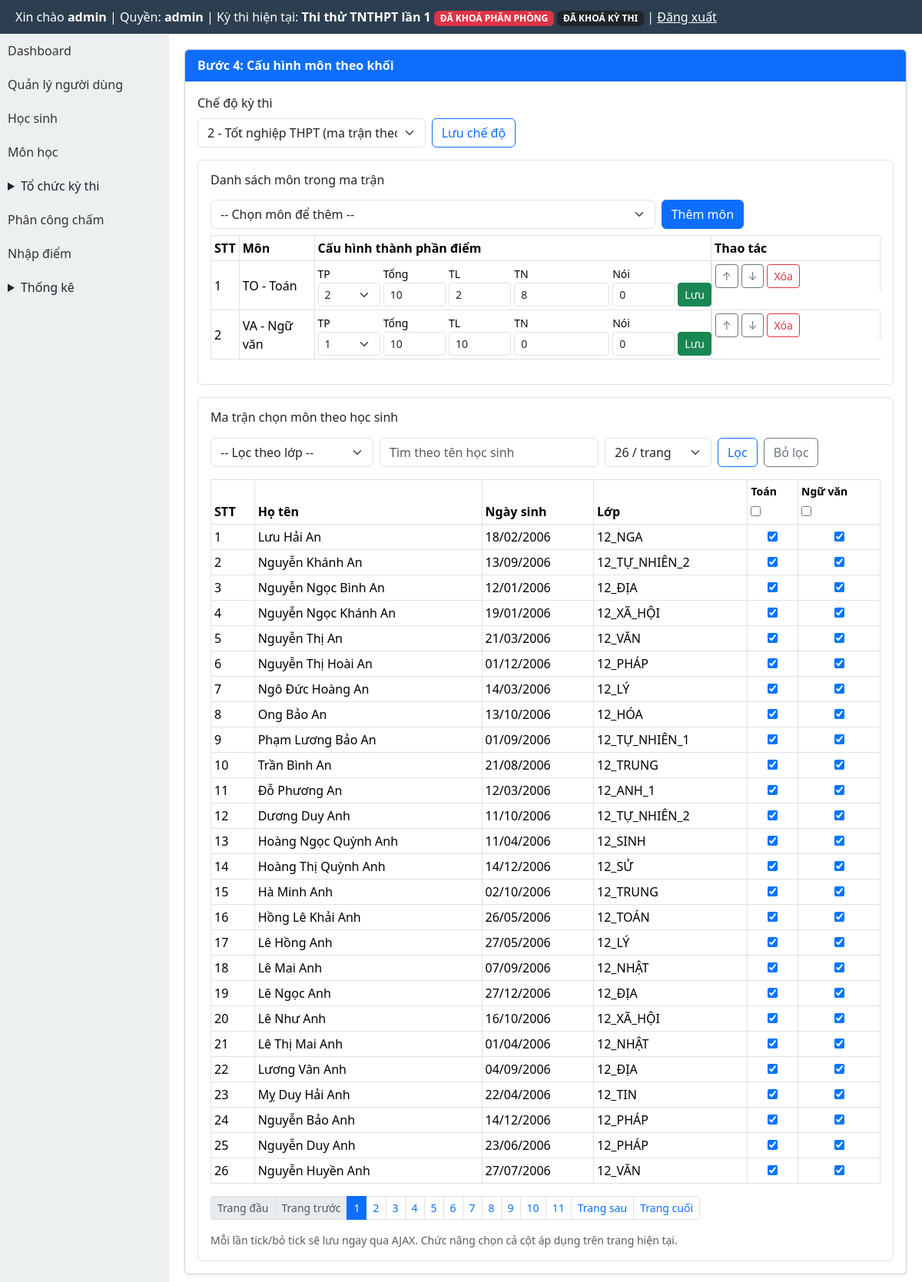
The page /modules/exams/configure_subjects.php (signed in) on the database its author committed.
### tables this page shows
CREATE TABLE exams (
  id INTEGER PRIMARY KEY AUTOINCREMENT,
  ten_ky_thi TEXT,
  nam INTEGER,
  ngay_thi TEXT
, distribution_locked INTEGER DEFAULT 0, rooms_locked INTEGER DEFAULT 0, exam_locked INTEGER DEFAULT 0, deleted_at TEXT, is_default INTEGER DEFAULT 0, exam_mode INTEGER DEFAULT 1);

CREATE TABLE students (
  id INTEGER PRIMARY KEY AUTOINCREMENT,
  sbd TEXT UNIQUE,
  hoten TEXT,
  ngaysinh TEXT,
  lop TEXT,
  truong TEXT
);

### modules/exams/configure_subjects.php (the view, shortened to what the rows shown need)
<?php
require_once BASE_PATH . '/modules/exams/_common.php';
$examId = exams_resolve_current_exam_from_request();
$pdo->exec('CREATE TABLE IF NOT EXISTS exam_subjects (
    id INTEGER PRIMARY KEY AUTOINCREMENT,
    exam_id INTEGER NOT NULL,
    subject_id INTEGER NOT NULL,
    sort_order INTEGER NOT NULL,
    UNIQUE(exam_id, subject_id)
)');
$pdo->exec('CREATE UNIQUE INDEX IF NOT EXISTS idx_exam_subjects_order ON exam_subjects(exam_id, sort_order)');
$pdo->exec('CREATE TABLE IF NOT EXISTS exam_student_subjects (
    id INTEGER PRIMARY KEY AUTOINCREMENT,
    exam_id INTEGER NOT NULL,
    student_id INTEGER NOT NULL,
    subject_id INTEGER NOT NULL,
    UNIQUE(exam_id, student_id, subject_id)
)');
$pdo->exec('CREATE INDEX IF NOT EXISTS idx_exam_student_subjects_exam_student ON exam_student_subjects(exam_id, student_id)');
$csrf = exams_get_csrf_token();
$subjects = $pdo->query('SELECT id, ma_mon, ten_mon FROM subjects ORDER BY ten_mon')->fetchAll(PDO::FETCH_ASSOC);
$examRowStmt = $pdo->prepare('SELECT id, ten_ky_thi, exam_mode FROM exams WHERE id = :id LIMIT 1');
$examRowStmt->execute([':id' => $examId]);
$examRow = $examRowStmt->fetch(PDO::FETCH_ASSOC) ?: ['id' => $examId, 'ten_ky_thi' => '', 'exam_mode' => 1];
$examMode = in_array((int)($examRow['exam_mode'] ?? 1), [1, 2], true) ? (int)$examRow['exam_mode'] : 1;
$gradeStmt = $pdo->prepare('SELECT DISTINCT khoi FROM exam_students WHERE exam_id = :exam_id AND subject_id IS NULL AND khoi IS NOT NULL AND khoi <> "" ORDER BY khoi');
$gradeStmt->execute([':exam_id' => $examId]);
$grades = array_map(static fn($r): string => (string) $r['khoi'], $gradeStmt->fetchAll(PDO::FETCH_ASSOC));
$cfgStmt = $pdo->prepare('SELECT c.id, c.khoi, c.subject_id, c.scope_mode, c.component_count, c.tong_diem, c.diem_tu_luan, c.diem_trac_nghiem, c.diem_noi, s.ma_mon, s.ten_mon
    FROM exam_subject_config c
    INNER JOIN subjects s ON s.id = c.subject_id
    WHERE c.exam_id = :exam_id
    ORDER BY c.khoi, s.ten_mon');
$cfgStmt->execute([':exam_id' => $examId]);
$configRows = $cfgStmt->fetchAll(PDO::FETCH_ASSOC);
$matrixSubjectStmt = $pdo->prepare('SELECT es.subject_id, es.sort_order, s.ma_mon, s.ten_mon
    FROM exam_subjects es
    INNER JOIN subjects s ON s.id = es.subject_id
    WHERE es.exam_id = :exam_id
    ORDER BY es.sort_order ASC, es.id ASC');
$matrixSubjectStmt->execute([':exam_id' => $examId]);
$matrixSubjects = $matrixSubjectStmt->fetchAll(PDO::FETCH_ASSOC);
$perPage = (int) ($_GET['per_page'] ?? 26);
$page = max(1, (int) ($_GET['page'] ?? 1));
$baseStudentSql = ' FROM exam_students es
    INNER JOIN students st ON st.id = es.student_id
    WHERE es.exam_id = :exam_id AND es.subject_id IS NULL';
$params = [':exam_id' => $examId];
$allStudentSql = 'SELECT st.id, st.hoten, st.ngaysinh, st.lop' . $baseStudentSql;
$allStudentStmt = $pdo->prepare($allStudentSql);
foreach ($params as $k => $v) {
    $allStudentStmt->bindValue($k, $v, is_int($v) ? PDO::PARAM_INT : PDO::PARAM_STR);
}
$allStudentStmt->execute();
$allStudentsInExam = $allStudentStmt->fetchAll(PDO::FETCH_ASSOC);
$extractSortTokens = static function (string $fullName): array {
    $normalized = trim(mb_strtolower($fullName));
    if ($normalized === '') {
        return ['', ''];
    }
    $parts = preg_split('/\s+/u', $normalized) ?: [];
    $firstFromRight = (string) ($parts[count($parts) - 1] ?? '');
    return [$firstFromRight, $normalized];
};
usort($allStudentsInExam, static function (array $a, array $b) use ($extractSortTokens): int {
    [$firstA, $fullA] = $extractSortTokens((string) ($a['hoten'] ?? ''));
    [$firstB, $fullB] = $extractSortTokens((string) ($b['hoten'] ?? ''));
    if ($firstA !== $firstB) {
        return $firstA <=> $firstB;
    }
    if ($fullA !== $fullB) {
        return $fullA <=> $fullB;
    }
    return (int) ($a['id'] ?? 0) <=> (int) ($b['id'] ?? 0);
});
$offset = ($page - 1) * $perPage;
$studentsInExam = array_slice($allStudentsInExam, $offset, $perPage);
$selectedStmt = $pdo->prepare('SELECT student_id, subject_id FROM exam_student_subjects WHERE exam_id = :exam_id');
$selectedStmt->execute([':exam_id' => $examId]);
$selectedRows = $selectedStmt->fetchAll(PDO::FETCH_ASSOC);
$selectedMap = [];
foreach ($selectedRows as $row) {
    $selectedMap[(int)$row['student_id']][(int)$row['subject_id']] = true;
}
require_once BASE_PATH . '/layout/header.php';
?>
<link href="https://cdn.jsdelivr.net/npm/bootstrap@5.3.3/dist/css/bootstrap.min.css" rel="stylesheet">
<div style="display:flex;min-height:calc(100vh - 44px);">
    <div style="flex:1;padding:20px;min-width:0;">
        <div class="card shadow-sm">
            <div class="card-body">
                <form method="post" class="row g-2 mb-3">
                    <div class="col-md-4">
                        <label class="form-label">Chế độ kỳ thi</label>
                        <select class="form-select" name="exam_mode">
                            <option value="2" <?= $examMode === 2 ? 'selected' : '' ?>>2 - Tốt nghiệp THPT (ma trận theo học sinh)</option>
                        </select>
                    </div>
                </form>
                <?php if ($examMode === 1): ?>
                    <form method="post" class="border rounded p-3 mb-3" id="cfgForm">
                        <input type="hidden" name="csrf_token" value="<?= htmlspecialchars($csrf, ENT_QUOTES, 'UTF-8') ?>">
                        <input type="hidden" name="action" value="add">
                        <input type="hidden" name="selected_classes_json" id="selectedClassesJson" value="[]">
                        <div class="row g-2">
                            <div class="col-md-2"><label class="form-label">Khối *</label><select class="form-select" name="khoi" id="khoiSelect" required><option value="">-- Chọn --</option><?php foreach ($grades as $grade): ?><option value="<?= htmlspecialchars($grade, ENT_QUOTES, 'UTF-8') ?>"><?= htmlspecialchars($grade, ENT_QUOTES, 'UTF-8') ?></option><?php endforeach; ?></select></div>
                            <div class="col-md-4"><label class="form-label">Môn học *</label><select class="form-select" name="subject_id" required><option value="">-- Chọn môn --</option><?php foreach ($subjects as $s): ?><option value="<?= (int)$s['id'] ?>"><?= htmlspecialchars((string)$s['ma_mon'].' - '.(string)$s['ten_mon'], ENT_QUOTES, 'UTF-8') ?></option><?php endforeach; ?></select></div>
                            <div class="col-md-3"><label class="form-label">Phạm vi</label><select class="form-select" name="scope_mode" id="scopeMode" required><option value="entire_grade">Toàn khối</option><option value="specific_classes">Theo lớp</option></select></div>
                            <div class="col-md-3"><label class="form-label">Số thành phần điểm</label><select class="form-select" name="component_count" id="componentCount"><option value="1">1</option><option value="2">2</option><option value="3">3</option></select></div>
                            <div class="col-md-3"><label class="form-label">Tổng điểm</label><input class="form-control" type="number" step="0.01" min="0" max="10" name="tong_diem" required></div>
                            <div class="col-md-3" id="fieldTuLuan"><label class="form-label">Điểm tự luận</label><input class="form-control" type="number" step="0.01" min="0" max="10" name="diem_tu_luan" id="diemTuLuan" required></div>
                            <div class="col-md-3" id="fieldTracNghiem"><label class="form-label">Điểm trắc nghiệm</label><input class="form-control" type="number" step="0.01" min="0" max="10" name="diem_trac_nghiem" id="diemTracNghiem"></div>
                            <div class="col-md-3" id="fieldNoi"><label class="form-label">Điểm nói</label><input class="form-control" type="number" step="0.01" min="0" max="10" name="diem_noi" id="diemNoi"></div>
                        </div>
                        <div id="classScopePanel" class="border rounded p-2 mt-3" style="display:none;">
                            <div class="row g-2">
                                <div class="col-md-5"><label class="form-label">Danh sách lớp trong khối</label><select multiple class="form-select" id="availableClasses" size="8"></select></div>
                                <div class="col-md-2 d-flex flex-column justify-content-center gap-2"><button type="button" class="btn btn-outline-primary" id="moveOneRight">&gt;</button><button type="button" class="btn btn-outline-primary" id="moveAllRight">&gt;&gt;</button><button type="button" class="btn btn-outline-secondary" id="moveOneLeft">&lt;</button><button type="button" class="btn btn-outline-secondary" id="moveAllLeft">&lt;&lt;</button></div>
                                <div class="col-md-5"><label class="form-label">Danh sách lớp đã chọn</label><select multiple class="form-select" id="selectedClasses" size="8"></select></div>
                            </div>
                        </div>
                        <button class="btn btn-success mt-3" type="submit">Lưu cấu hình</button>
                    </form>
                    <div class="table-responsive"><table class="table table-bordered table-sm"><thead><tr><th>Khối</th><th>Môn</th><th>Scope</th><th>Số TP</th><th>Tổng</th><th>Tự luận</th><th>Trắc nghiệm</th><th>Nói</th><th>Lớp áp dụng</th><th></th></tr></thead><tbody><?php if (empty($configRows)): ?><tr><td colspan="10" class="text-center">Chưa có cấu hình.</td></tr><?php else: foreach ($configRows as $row): ?><tr><td><?= htmlspecialchars((string)$row['khoi'], ENT_QUOTES, 'UTF-8') ?></td><td><?= htmlspecialchars((string)$row['ma_mon'].' - '.(string)$row['ten_mon'], ENT_QUOTES, 'UTF-8') ?></td><td><?= htmlspecialchars((string)$row['scope_mode'], ENT_QUOTES, 'UTF-8') ?></td><td><?= (int)$row['component_count'] ?></td><td><?= htmlspecialchars((string)$row['tong_diem'], ENT_QUOTES, 'UTF-8') ?></td><td><?= htmlspecialchars((string)$row['diem_tu_luan'], ENT_QUOTES, 'UTF-8') ?></td><td><?= htmlspecialchars((string)$row['diem_trac_nghiem'], ENT_QUOTES, 'UTF-8') ?></td><td><?= htmlspecialchars((string)$row['diem_noi'], ENT_QUOTES, 'UTF-8') ?></td><td><?= htmlspecialchars((string)($row['class_list'] ?? ''), ENT_QUOTES, 'UTF-8') ?></td><td><form method="post" onsubmit="return confirm('Xóa cấu hình này?')"><input type="hidden" name="csrf_token" value="<?= htmlspecialchars($csrf, ENT_QUOTES, 'UTF-8') ?>"><input type="hidden" name="action" value="delete"><input type="hidden" name="config_id" value="<?= (int)$row['id'] ?>"><button class="btn btn-sm btn-danger">Xóa</button></form></td></tr><?php endforeach; endif; ?></tbody></table></div>
                <?php else: ?>
                    <div class="border rounded p-3 mb-3">
                        <div class="table-responsive">
                            <table class="table table-sm table-bordered align-middle">
                                <thead>
                                    <tr><th>STT</th><th>Môn</th><th>Cấu hình thành phần điểm</th><th width="220">Thao tác</th></tr>
                                </thead>
                            </table>
                        </div>
                    </div>
                    <div class="border rounded p-3">
                        <div class="table-responsive">
                            <table class="table table-bordered table-sm matrix">
                                <thead>
                                <tr>
                                    <th>STT</th>
                                    <th>Họ tên</th>
                                    <th>Ngày sinh</th>
                                    <th>Lớp</th>
                                    <?php foreach ($matrixSubjects as $sub): ?>
                                        <th>
                                            <div class="small mb-1"><?= htmlspecialchars((string) $sub['ten_mon'], ENT_QUOTES, 'UTF-8') ?></div>
                                            <input type="checkbox" class="matrix-col-toggle" data-subject="<?= (int) $sub['subject_id'] ?>" title="Chọn/Bỏ chọn cả cột trong trang hiện tại">
                                        </th>
                                    <?php endforeach; ?>
                                </tr>
                                </thead>
                                <tbody>
                                <?php if (empty($studentsInExam)): ?>
                                    <tr><td colspan="<?= max(4, count($matrixSubjects) + 4) ?>" class="text-center">Không có học sinh.</td></tr>
                                <?php else: foreach ($studentsInExam as $idx => $stu): ?>
                                    <tr>
                                        <td><?= $offset + $idx + 1 ?></td>
                                        <td><?= htmlspecialchars((string) $stu['hoten'], ENT_QUOTES, 'UTF-8') ?></td>
                                        <td><?php $dob = (string) ($stu['ngaysinh'] ?? ''); $tsDob = strtotime($dob); echo htmlspecialchars($tsDob ? date('d/m/Y', $tsDob) : $dob, ENT_QUOTES, 'UTF-8'); ?></td>
                                        <td><?= htmlspecialchars((string) $stu['lop'], ENT_QUOTES, 'UTF-8') ?></td>
                                        <?php foreach ($matrixSubjects as $sub): $sid = (int) $stu['id']; $subId = (int) $sub['subject_id']; $isChecked = !empty($selectedMap[$sid][$subId]); ?>
                                            <td class="text-center"><input type="checkbox" class="matrix-checkbox" data-student="<?= $sid ?>" data-subject="<?= $subId ?>" <?= $isChecked ? 'checked' : '' ?>></td>
                                        <?php endforeach; ?>
                                    </tr>
                                <?php endforeach; endif; ?>
                                </tbody>
                            </table>
                        </div>
                    </div>
                <?php endif; ?>
            </div>
        </div>
    </div>
</div>
<?php require_once BASE_PATH . '/layout/footer.php'; ?>

### templates/header.php (shortened to what the rows shown need)
<?php
require_once BASE_PATH . '/core/auth.php';
$currentExamInfo = null;
$role = function_exists('current_user_role') ? current_user_role() : strtolower(trim((string) ($_SESSION['role'] ?? $_SESSION['user']['role'] ?? '')));
if (in_array($role, ['admin', 'organizer'], true)) {
    require_once BASE_PATH . '/core/db.php';
    require_once BASE_PATH . '/modules/exams/exam_context_helper.php';
    $currentExamInfo = getCurrentExamInfo();
}
$role = $role ?? (function_exists('current_user_role') ? current_user_role() : '');
$currentExamInfo = $currentExamInfo ?? null;
?>
<!DOCTYPE html>
<html lang="vi">
<head>
</head>
<body>
<div class="header">
    Xin chào <b><?= $_SESSION['user']['username'] ?></b>
    | Quyền: <b><?= htmlspecialchars((string) $role, ENT_QUOTES, 'UTF-8') ?></b>
    <?php if ($currentExamInfo !== null): ?>
        | Kỳ thi hiện tại: <b><?= htmlspecialchars((string) $currentExamInfo['ten_ky_thi'], ENT_QUOTES, 'UTF-8') ?></b>
        <?php if (($currentExamInfo['distribution_locked'] ?? 0) === 1 || ($currentExamInfo['rooms_locked'] ?? 0) === 1): ?>
            <span class="badge bg-danger">ĐÃ KHOÁ PHÂN PHÒNG</span>
        <?php endif; ?>
        <?php if (($currentExamInfo['exam_locked'] ?? 0) === 1): ?>
            <span class="badge bg-dark">ĐÃ KHOÁ KỲ THI</span>
        <?php endif; ?>
    <?php endif; ?>
    | <a href="<?= BASE_URL ?>/logout.php" style="color:#fff">Đăng xuất</a>
</div>

### rows shown on the page
exams: ten_ky_thi "Thi thử TNTHPT lần 1", exam_mode "2 - Tốt nghiệp THPT (ma trận theo học sinh)"
students: idx "1", hoten "Lưu Hải An", ngaysinh "18/02/2006", lop "12_NGA", id "☑"
students: idx "2", hoten "Nguyễn Khánh An", ngaysinh "13/09/2006", lop "12_TỰ_NHIÊN_2", id "☑"
students: idx "3", hoten "Nguyễn Ngọc Bình An", ngaysinh "12/01/2006", lop "12_ĐỊA", id "☑"
students: idx "4", hoten "Nguyễn Ngọc Khánh An", ngaysinh "19/01/2006", lop "12_XÃ_HỘI", id "☑"
students: idx "5", hoten "Nguyễn Thị An", ngaysinh "21/03/2006", lop "12_VĂN", id "☑"
students: idx "6", hoten "Nguyễn Thị Hoài An", ngaysinh "01/12/2006", lop "12_PHÁP", id "☑"
students: idx "7", hoten "Ngô Đức Hoàng An", ngaysinh "14/03/2006", lop "12_LÝ", id "☑"
students: idx "8", hoten "Ong Bảo An", ngaysinh "13/10/2006", lop "12_HÓA", id "☑"
students: idx "9", hoten "Phạm Lương Bảo An", ngaysinh "01/09/2006", lop "12_TỰ_NHIÊN_1", id "☑"
students: idx "10", hoten "Trần Bình An", ngaysinh "21/08/2006", lop "12_TRUNG", id "☑"
students: idx "11", hoten "Đỗ Phương An", ngaysinh "12/03/2006", lop "12_ANH_1", id "☑"
students: idx "12", hoten "Dương Duy Anh", ngaysinh "11/10/2006", lop "12_TỰ_NHIÊN_2", id "☑"
students: idx "13", hoten "Hoàng Ngọc Quỳnh Anh", ngaysinh "11/04/2006", lop "12_SINH", id "☑"
students: idx "14", hoten "Hoàng Thị Quỳnh Anh", ngaysinh "14/12/2006", lop "12_SỬ", id "☑"
students: idx "15", hoten "Hà Minh Anh", ngaysinh "02/10/2006", lop "12_TRUNG", id "☑"
students: idx "16", hoten "Hồng Lê Khải Anh", ngaysinh "26/05/2006", lop "12_TOÁN", id "☑"
students: idx "17", hoten "Lê Hồng Anh", ngaysinh "27/05/2006", lop "12_LÝ", id "☑"
students: idx "18", hoten "Lê Mai Anh", ngaysinh "07/09/2006", lop "12_NHẬT", id "☑"
students: idx "19", hoten "Lê Ngọc Anh", ngaysinh "27/12/2006", lop "12_ĐỊA", id "☑"
students: idx "20", hoten "Lê Như Anh", ngaysinh "16/10/2006", lop "12_XÃ_HỘI", id "☑"
students: idx "21", hoten "Lê Thị Mai Anh", ngaysinh "01/04/2006", lop "12_NHẬT", id "☑"
students: idx "22", hoten "Lương Vân Anh", ngaysinh "04/09/2006", lop "12_ĐỊA", id "☑"
students: idx "23", hoten "Mỵ Duy Hải Anh", ngaysinh "22/04/2006", lop "12_TIN", id "☑"
students: idx "24", hoten "Nguyễn Bảo Anh", ngaysinh "14/12/2006", lop "12_PHÁP", id "☑"
students: idx "25", hoten "Nguyễn Duy Anh", ngaysinh "23/06/2006", lop "12_PHÁP", id "☑"
students: idx "26", hoten "Nguyễn Huyền Anh", ngaysinh "27/07/2006", lop "12_VĂN", id "☑"

### other values the page prints
$_SESSION['user']['username'] "admin"
$role "admin"
$sub['ten_mon'] "Toán"
$sub['ten_mon'] "Ngữ văn"
form field per_page "26 / trang"
